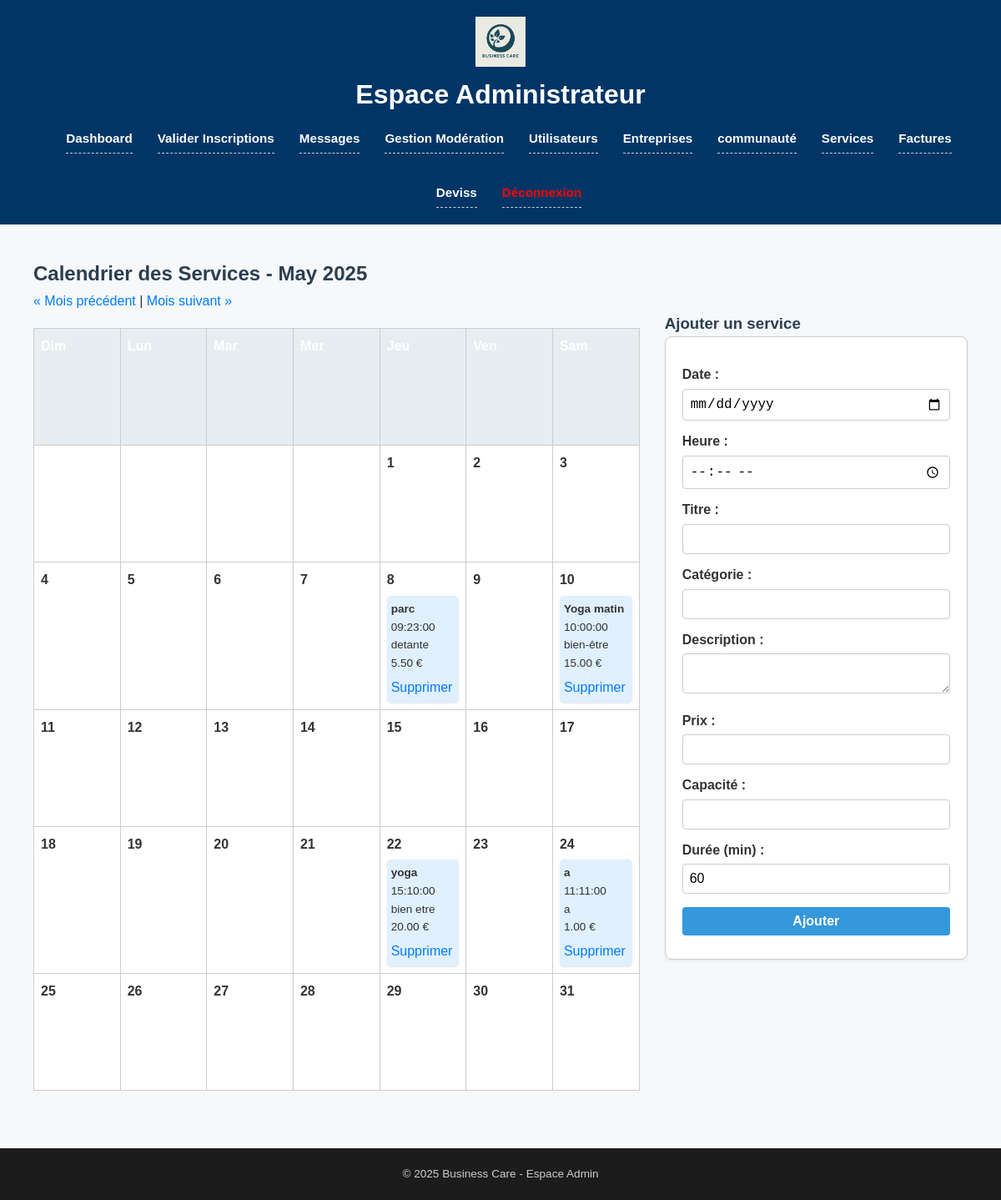
Screenshot of /admin/services.php (signed in) with the database file from the repository.
### tables this page shows
CREATE TABLE `services` (
  `id` int(11) NOT NULL,
  `title` varchar(150) DEFAULT NULL,
  `description` text,
  `category` varchar(100) DEFAULT NULL,
  `price` decimal(10,2) DEFAULT NULL,
  `service_date` date NOT NULL,
  `service_time` time NOT NULL,
  `capacity` int(11) DEFAULT '0',
  `duration` int(11) DEFAULT '60',
  `provider_id` int(11) DEFAULT NULL
);

### admin/services.php (the view, shortened to what this page needs)
<?php
include 'includes/header.php';
$month = isset($_GET['month']) ? (int) $_GET['month'] : date('n');
$year = isset($_GET['year']) ? (int) $_GET['year'] : date('Y');
$daysInMonth = cal_days_in_month(CAL_GREGORIAN, $month, $year);
$firstDayOfWeek = date('w', strtotime("$year-$month-01"));
$stmt = $pdo->prepare("SELECT * FROM services WHERE MONTH(service_date) = ? AND YEAR(service_date) = ?");
$stmt->execute([$month, $year]);
$services = $stmt->fetchAll();
$serviceMap = [];
foreach ($services as $s) {
    $day = (int) date('j', strtotime($s['service_date']));
    $serviceMap[$day][] = $s;
}
$prevMonth = $month == 1 ? 12 : $month - 1;
$prevYear = $month == 1 ? $year - 1 : $year;
$nextMonth = $month == 12 ? 1 : $month + 1;
$nextYear = $month == 12 ? $year + 1 : $year;
?>
<main>
    <h2>Calendrier des Services - <?= strftime('%B %Y', strtotime("$year-$month-01")) ?></h2>
    <p>
        <a href="?month=<?= $prevMonth ?>&year=<?= $prevYear ?>">&laquo; Mois précédent</a> |
        <a href="?month=<?= $nextMonth ?>&year=<?= $nextYear ?>">Mois suivant &raquo;</a>
    </p>
    <div class="container">
        <div class="calendar-wrapper">
            <table class="calendar">
                <tr>
                    <?php foreach (['Dim', 'Lun', 'Mar', 'Mer', 'Jeu', 'Ven', 'Sam'] as $dayName): ?>
                        <th><?= $dayName ?></th>
                    <?php endforeach; ?>
                </tr>
                <tr>
                    <?php
                    for ($i = 0; $i < $firstDayOfWeek; $i++) echo '<td></td>';
                    for ($day = 1; $day <= $daysInMonth; $day++) {
                        $weekday = ($firstDayOfWeek + $day - 1) % 7;
                        echo '<td>';
                        echo "<strong>$day</strong>";
                        if (!empty($serviceMap[$day])) {
                            foreach ($serviceMap[$day] as $s) {
                                echo "<div class='service'><strong>" . htmlspecialchars($s['title']) . "</strong><br>";
                                echo htmlspecialchars($s['service_time']) . "<br>";
                                echo htmlspecialchars($s['category']) . "<br>";
                                echo number_format($s['price'], 2) . " €";
                                echo "<div class='actions'><a href='?delete=" . $s['id'] . "' onclick='return confirm(\"Supprimer ce service ?\")'>Supprimer</a></div></div>";
                            }
                        }
                        echo '</td>';
                        if ($weekday == 6) echo '</tr><tr>';
                    }
                    ?>
                </tr>
            </table>
        </div>
        <div class="form-wrapper">
            <h3>Ajouter un service</h3>
            <form method="post">
                <label for="date">Date :</label>
                <input type="date" name="date" id="date" required>
                <label for="time">Heure :</label>
                <input type="time" name="time" id="time" required>
                <label for="title">Titre :</label>
                <input type="text" name="title" id="title" required>
                <label for="category">Catégorie :</label>
                <input type="text" name="category" id="category" required>
                <label for="description">Description :</label>
                <textarea name="description" id="description"></textarea>
                <label for="price">Prix :</label>
                <input type="number" name="price" id="price" step="0.01" required>
                <label for="capacity">Capacité :</label>
                <input type="number" name="capacity" id="capacity" required>
                <label for="duration">Durée (min) :</label>
                <input type="number" name="duration" id="duration" value="60" required>
                <input type="submit" value="Ajouter">
            </form>
        </div>
    </div>
</main>
<?php include 'includes/footer.php'; ?>

### assets/css/admin_style.css (style rules this page uses)
* { margin: 0; padding: 0; box-sizing: border-box; }
html, body { height: 100%; font-family: 'Segoe UI', Tahoma, Geneva, Verdana, sans-serif; background-color: #f0f2f5; color: #333; line-height: 1.6; }
body { display: flex; flex-direction: column; }
table { width: 100%; border-collapse: collapse; margin-top: 20px; }
th, td { text-align: left; padding: 12px; border-bottom: 1px solid #ccc; }
th { background-color: #003566; color: white; }
td a { font-size: 1rem; margin-right: 10px; text-decoration: none; }
form input, form button { display: block; width: 100%; margin: 8px 0; padding: 10px; border-radius: 5px; border: 1px solid #ccc; font-size: 16px; }
table th, table td { padding: 12px; text-align: left; border-bottom: 1px solid #ddd; }
table th { background-color: #f4f4f4; }
a { color: #007bff; text-decoration: none; }

### admin/services.php (style rules this page uses)
html, body { margin: 0; padding: 0; font-family: Arial, sans-serif; background: #f6f8fa; color: #333; }
main { padding: 20px; }
h2, h3 { color: #2c3e50; }
.container { display: flex; flex-wrap: wrap; gap: 30px; align-items: flex-start; }
.calendar-wrapper { flex: 2; min-width: 600px; }
.form-wrapper { flex: 1; min-width: 300px; }
table.calendar { width: 100%; border-collapse: collapse; table-layout: fixed; margin-bottom: 30px; }
table.calendar th, table.calendar td { border: 1px solid #ccc; vertical-align: top; padding: 8px; height: 140px; background: #fff; }
table.calendar th { background: #e8edf1; }
.service { background-color: #e0f0ff; margin-top: 6px; padding: 5px; border-radius: 5px; font-size: 0.85em; box-shadow: 0 1px 2px rgba(0,0,0,0.1); }
.actions { margin-top: 5px; font-size: 0.8em; }
form { background: #fff; padding: 20px; border: 1px solid #ccc; border-radius: 8px; box-shadow: 0 2px 4px rgba(0,0,0,0.05); }
form label { display: block; margin-top: 12px; font-weight: bold; }
form input, form textarea { width: 100%; padding: 8px; margin-top: 4px; border: 1px solid #ccc; border-radius: 4px; box-sizing: border-box; }
form input[type="submit"] { margin-top: 16px; background: #3498db; color: #fff; border: none; cursor: pointer; font-weight: bold; }

### rows the page displays
services: title "parc", service_time "09:23:00", category "detante", price "5.50"
services: title "Yoga matin", service_time "10:00:00", category "bien-être", price "15.00"
services: title "yoga", service_time "15:10:00", category "bien etre", price "20.00"
services: title "a", service_time "11:11:00", category "a", price "1.00"

### other values shown
strftime('%B %Y', strtotime("$year-$month-01")) "May 2025"
